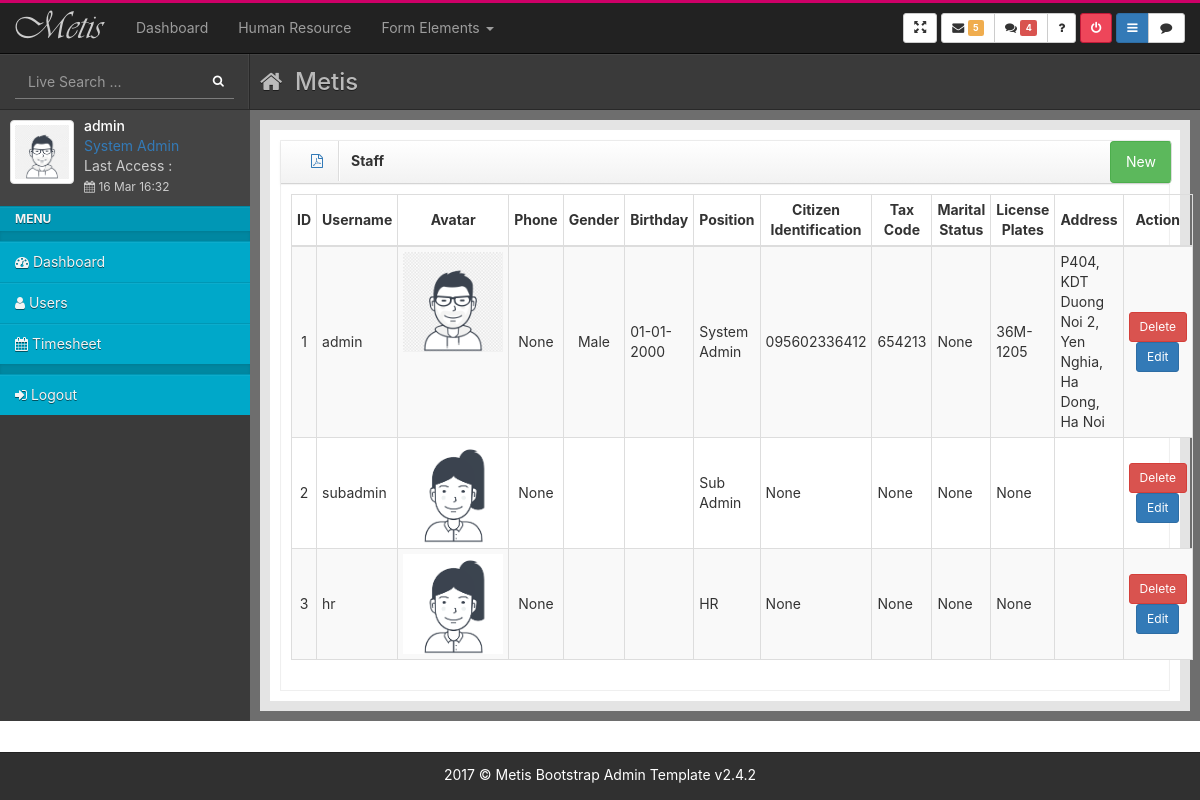
The app's page /hr/users-list (signed in), older data.
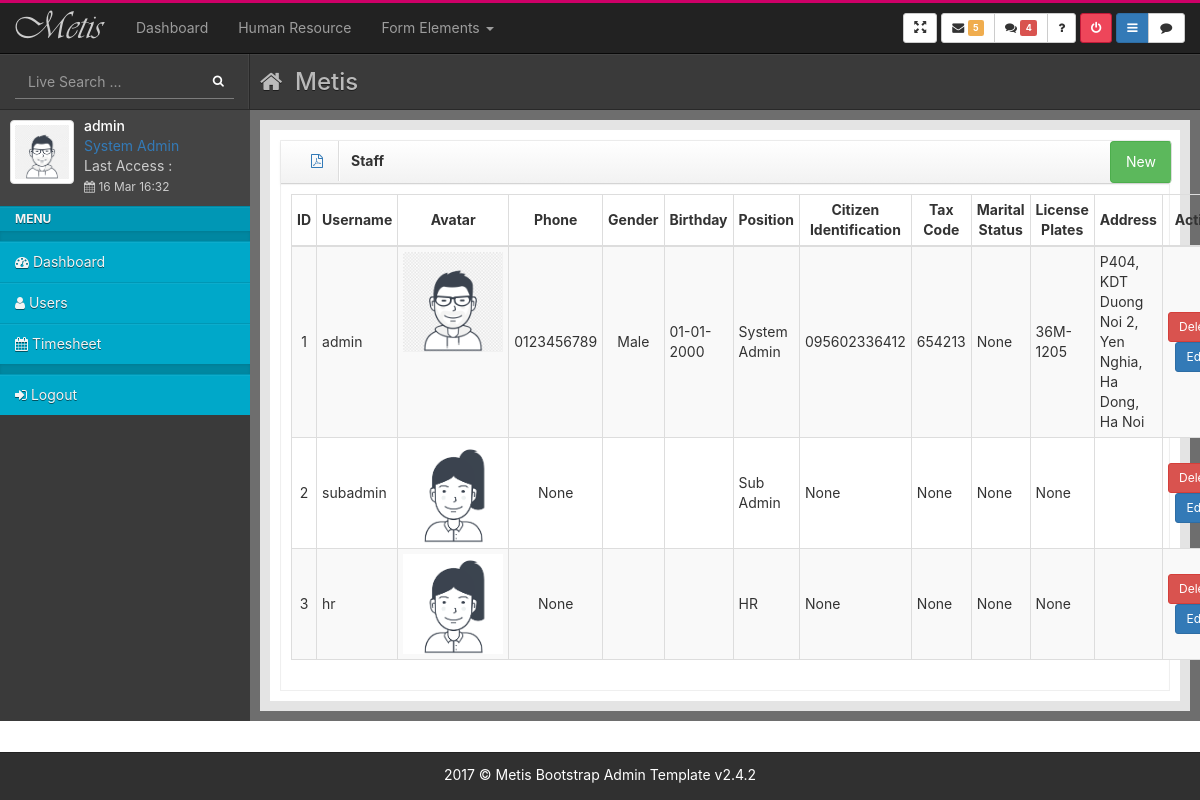
The same page, newer data.
### core/models.py (models this page shows, shortened)
class User(AbstractBaseUser, PermissionsMixin):
    username = models.CharField(_("username"), max_length=100, unique=True, validators=[UnicodeUsernameValidator()], error_messages={"unique": _("A user with that username already exists."),})
    email = models.EmailField(_("email address"), blank=True)
    is_staff = models.BooleanField(_("staff status"), default=False,)
    is_active = models.BooleanField(_("active"), default=True)
    date_joined = models.DateTimeField(_("date joined"), default=timezone.now)
    objects = UserManager()
    EMAIL_FIELD = "email"
    USERNAME_FIELD = "username"
    class Meta:
        verbose_name = _("user")
        verbose_name_plural = _("users")

class Profile(models.Model):
    user = models.OneToOneField(User, on_delete=models.CASCADE)
    first_name = models.CharField(_("first name"), max_length=100, blank=True)
    last_name = models.CharField(_("last name"), max_length=100, blank=True)    # Surname
    phone = models.CharField(_("phone"), max_length=100, blank=True, null=True)
    birthday = models.DateField(_("birthday"), max_length=10, blank=True, null=True)
    gender = models.CharField(_("gender"), max_length=100, blank=True, choices=GENDER_CHOICES)
    age = models.IntegerField(_("age"), blank=True, null=True)
    address = models.CharField(_("address"), max_length=100, blank=True)
    avatar = models.ImageField(default='images/avatar_default.jpg', upload_to='images')
    citizen_identification = models.CharField(_("citizen identification"), max_length=100, blank=True, null=True)
    tax_code = models.CharField(_("tax code"), max_length=100, blank=True, null=True)
    degree = models.CharField(_("degree"), max_length=100, blank=True, null=True)
    certificate = models.CharField(_("certificate"), max_length=100, blank=True, null=True)
    marital_status = models.CharField(_("marital_status"), max_length=100, blank=True, null=True)
    license_plates = models.CharField(_("license_plates"), max_length=100, blank=True, null=True)

### hr/views.py (the view)
# urls.py: path('hr/users-list', hr_views.user_list, name='users-list'),
@group_required('HR', raise_exception=True)
def user_list(request):
    users = get_user_model().objects.all()
    context = { 'users': users, }
    return render(request, 'hr/users-list.html', context)

### common/authorization.py (called while the page is built)
def group_required(*group_names, login_url=None, raise_exception=False):
    def in_groups(u):
        if u.is_authenticated:
            if bool(u.groups.filter(name__in=group_names)) | u.is_superuser:
                return True
        if raise_exception:
            raise PermissionDenied
        return False
    return user_passes_test(in_groups, login_url=login_url)

### templates/hr/users-list.html (shortened to what this page needs)
{% extends 'base.html' %}
{% load static %}
{% block content %}
<div id="content">
  <div class="outer">
    <div class="inner bg-light lter">
      <div class="row">
        <div class="col-lg-12">
          <div class="box">
            <header class="">
              <div class="col-lg-3">
                <a href="{% url 'staff-report' %}" class="icons"><i class="fa fa-file-pdf-o"></i></a>
                <h5>Staff</h5>
              </div>
              <div class="col-lg-8"></div>
              <div class="col-lg-1" >
                <a href="#" class="icons btn btn-success"> New</a>
              </div>
            </header>
            <div id="collapse4" class="body">
              <table id="dataTable" class="table table-bordered table-condensed table-hover table-striped">
                <thead>
                  <tr>
                    <th style="width: 3%; text-align: center; vertical-align:middle;" >ID</th>
                    <th style="width: 5%; text-align: center; vertical-align:middle;" >Username</th>
                    <th style="width: 10%; text-align: center; vertical-align:middle;" >Avatar</th>
                    <th style="width: 8%; text-align: center; vertical-align:middle;" >Phone</th>
                    <th style="width: 5%; text-align: center; vertical-align:middle;" >Gender</th>
                    <th style="width: 8%; text-align: center; vertical-align:middle;" >Birthday</th>
                    <th style="width: 8%; text-align: center; vertical-align:middle;" >Position</th>
                    <th style="width: 8%; text-align: center; vertical-align:middle;" >Citizen Identification</th>
                    <th style="width: 8%; text-align: center; vertical-align:middle;" >Tax Code</th>
                    <th style="width: 8%; text-align: center; vertical-align:middle;" >Marital Status</th>
                    <th style="width: 8%; text-align: center; vertical-align:middle;" >License Plates</th>
                    <th style="text-align: center; vertical-align:middle;" >Address</th>
                    <th style="width: 8%; text-align: center; vertical-align:middle;" >Action</th>
                  </tr>
                </thead>
                <tbody>
                  {% for user in users %}
                  <tr>
                    <td style="text-align: center; vertical-align:middle;">{{user.id}}</td>
                    <td style="vertical-align:middle;">{{user.username}}</td>
                    <td style="text-align: center;"> <img style="max-width: 100px;" src="{{user.profile.avatar.url}}" alt="avatar" /> </td>
                    <td style="text-align: center; vertical-align:middle;">{{user.profile.phone}}</td>
                    <td style="text-align: center; vertical-align:middle;">{{user.profile.gender}}</td>
                    <td style="vertical-align:middle;">{{user.profile.birthday|date:"d-m-Y"}}</td>
                    <td style="vertical-align:middle;">{{user.groups.all.0}}</td>
                    <td style="vertical-align:middle;">{{user.profile.citizen_identification}}</td>
                    <td style="vertical-align:middle;">{{user.profile.tax_code}}</td>
                    <td style="vertical-align:middle;">{{user.profile.marital_status}}</td>
                    <td style="vertical-align:middle;">{{user.profile.license_plates}}</td>
                    <td style="vertical-align:middle;">{{user.profile.address}}</td>
                    <td style="text-align: center; vertical-align:middle;">
                      <a class="btn btn-danger btn-sm" href="#"> Delete </a>
                      <a class="btn btn-primary btn-sm" href="#"> Edit </a>
                    </td>
                  </tr>
                  {% endfor %}
                </tbody>
              </table>
            </div>
          </div>
        </div>
      </div>
    </div>
  </div>
</div>
{% endblock content %}

### templates/includes/sidebar.html (shortened to what this page needs)
{% load static %}
<div id="left">
    <div class="media user-media bg-dark dker">
      <div class="user-wrapper bg-dark">
        <a class="user-link" href="">
          <img class="media-object img-thumbnail user-img" style="width: 64px; height: 64px;" alt="User Picture" src="{{request.user.profile.avatar.url}}">
        </a>
        <div class="media-body">
          <h5 class="media-heading">{{request.user.username}}</h5>
          <ul class="list-unstyled user-info">
            <li><a href="">{{ request.user.groups.all.0 }}</a></li>
            <li>Last Access : <br>
              <small><i class="fa fa-calendar"></i>&nbsp;16 Mar 16:32</small>
            </li>
          </ul>
        </div>
      </div>
    </div>
    <ul id="menu" class="bg-blue dker">
      <li class="nav-header">Menu</li>
      <li class="nav-divider"></li>
      <li class="">
        <a href="{% url 'dashboard' %}">
          <i class="fa fa-dashboard"></i><span class="link-title">&nbsp;Dashboard</span>
        </a>
      </li>
      <li>
        <a href="{% url 'users-list' %}">
          <i class="fa fa-user"></i>
          <span class="link-title">
            Users
          </span>
        </a>
      </li>
      <li>
        <a href="#">
          <i class="fa fa-calendar"></i>
          <span class="link-title">
            Timesheet
          </span>
        </a>
      </li>
      <li class="nav-divider"></li>
      <li>
        <a href="{% url 'logout' %}">
          <i class="fa fa-sign-in"></i>
          <span class="link-title">
            Logout
          </span>
        </a>
      </li>
    </ul>
  </div>

Row changes from the older to the newer data that the page shows:
changed through a linked row, User "admin": profile.phone "None" → "0123456789"
